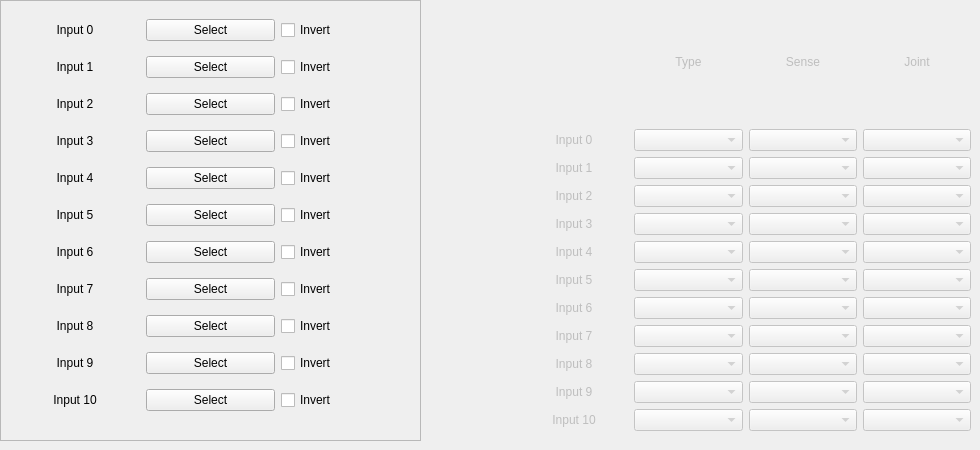
      <widget class="QWidget" name="inputs">
       <attribute name="title">
        <string>Inputs</string>
       </attribute>
       <widget class="QWidget" name="widget" native="true">
        <property name="enabled">
         <bool>false</bool>
        </property>
        <property name="geometry">
         <rect>
          <x>520</x>
          <y>0</y>
          <width>451</width>
          <height>431</height>
         </rect>
        </property>
        <layout class="QGridLayout" name="gridLayout_55">
         <item row="7" column="0">
          <widget class="QLabel" name="label_17">
           <property name="text">
            <string>Input 6</string>
           </property>
           <property name="alignment">
            <set>Qt::AlignCenter</set>
           </property>
          </widget>
         </item>
         <item row="1" column="3">
          <widget class="QComboBox" name="inputJoint_0"/>
         </item>
         <item row="5" column="0">
          <widget class="QLabel" name="label_15">
           <property name="text">
            <string>Input 4</string>
           </property>
           <property name="alignment">
            <set>Qt::AlignCenter</set>
           </property>
          </widget>
         </item>
         <item row="4" column="3">
          <widget class="QComboBox" name="inputJoint_3"/>
         </item>
         <item row="7" column="1">
          <widget class="QComboBox" name="input_6"/>
         </item>
         <item row="6" column="3">
          <widget class="QComboBox" name="inputJoint_5"/>
         </item>
         <item row="8" column="1">
          <widget class="QComboBox" name="input_7"/>
         </item>
         <item row="6" column="0">
          <widget class="QLabel" name="label_16">
           <property name="text">
            <string>Input 5</string>
           </property>
           <property name="alignment">
            <set>Qt::AlignCenter</set>
           </property>
          </widget>
         </item>
         <item row="8" column="3">
          <widget class="QComboBox" name="inputJoint_7"/>
         </item>
         <item row="10" column="0">
          <widget class="QLabel" name="label_20">
           <property name="text">
            <string>Input 9</string>
           </property>
           <property name="alignment">
            <set>Qt::AlignCenter</set>
           </property>
          </widget>
         </item>
         <item row="10" column="3">
          <widget class="QComboBox" name="inputJoint_9"/>
         </item>
         <item row="9" column="1">
          <widget class="QComboBox" name="input_8"/>
         </item>
         <item row="10" column="1">
          <widget class="QComboBox" name="input_9"/>
         </item>
         <item row="2" column="3">
          <widget class="QComboBox" name="inputJoint_1"/>
         </item>
         <item row="1" column="1">
          <widget class="QComboBox" name="input_0"/>
         </item>
         <item row="11" column="0">
          <widget class="QLabel" name="label_21">
           <property name="text">
            <string>Input 10</string>
           </property>
           <property name="alignment">
            <set>Qt::AlignCenter</set>
           </property>
          </widget>
         </item>
         <item row="3" column="3">
          <widget class="QComboBox" name="inputJoint_2"/>
         </item>
         <item row="3" column="1">
          <widget class="QComboBox" name="input_2"/>
         </item>
         <item row="5" column="1">
          <widget class="QComboBox" name="input_4"/>
         </item>
         <item row="4" column="1">
          <widget class="QComboBox" name="input_3"/>
         </item>
         <item row="7" column="3">
          <widget class="QComboBox" name="inputJoint_6"/>
         </item>
         <item row="1" column="0">
          <widget class="QLabel" name="label_11">
           <property name="text">
            <string>Input 0</string>
           </property>
           <property name="alignment">
            <set>Qt::AlignCenter</set>
           </property>
          </widget>
         </item>
         <item row="5" column="3">
          <widget class="QComboBox" name="inputJoint_4"/>
         </item>
         <item row="2" column="1">
          <widget class="QComboBox" name="input_1"/>
         </item>
         <item row="8" column="0">
          <widget class="QLabel" name="label_18">
           <property name="text">
            <string>Input 7</string>
           </property>
           <property name="alignment">
            <set>Qt::AlignCenter</set>
           </property>
          </widget>
         </item>
         <item row="4" column="0">
          <widget class="QLabel" name="label_14">
           <property name="text">
            <string>Input 3</string>
           </property>
           <property name="alignment">
            <set>Qt::AlignCenter</set>
           </property>
          </widget>
         </item>
         <item row="11" column="1">
          <widget class="QComboBox" name="input_10"/>
         </item>
         <item row="0" column="1">
          <widget class="QLabel" name="label_28">
           <property name="text">
            <string>Type</string>
           </property>
           <property name="alignment">
            <set>Qt::AlignCenter</set>
           </property>
          </widget>
         </item>
         <item row="9" column="3">
          <widget class="QComboBox" name="inputJoint_8"/>
         </item>
         <item row="2" column="0">
          <widget class="QLabel" name="label_12">
           <property name="text">
            <string>Input 1</string>
           </property>
           <property name="alignment">
            <set>Qt::AlignCenter</set>
           </property>
          </widget>
         </item>
         <item row="11" column="3">
          <widget class="QComboBox" name="inputJoint_10"/>
         </item>
         <item row="3" column="0">
          <widget class="QLabel" name="label_13">
           <property name="text">
            <string>Input 2</string>
           </property>
           <property name="alignment">
            <set>Qt::AlignCenter</set>
           </property>
          </widget>
         </item>
         <item row="9" column="0">
          <widget class="QLabel" name="label_19">
           <property name="text">
            <string>Input 8</string>
           </property>
           <property name="alignment">
            <set>Qt::AlignCenter</set>
           </property>
          </widget>
         </item>
         <item row="6" column="1">
          <widget class="QComboBox" name="input_5"/>
         </item>
         <item row="0" column="3">
          <widget class="QLabel" name="label_29">
           <property name="text">
            <string>Joint</string>
           </property>
           <property name="alignment">
            <set>Qt::AlignCenter</set>
           </property>
          </widget>
         </item>
         <item row="0" column="2">
          <widget class="QLabel" name="label_358">
           <property name="text">
            <string>Sense</string>
           </property>
           <property name="alignment">
            <set>Qt::AlignCenter</set>
           </property>
          </widget>
         </item>
         <item row="1" column="2">
          <widget class="QComboBox" name="inputInvert_0"/>
         </item>
         <item row="2" column="2">
          <widget class="QComboBox" name="inputInvert_1"/>
         </item>
         <item row="3" column="2">
          <widget class="QComboBox" name="inputInvert_2"/>
         </item>
         <item row="4" column="2">
          <widget class="QComboBox" name="inputInvert_3"/>
         </item>
         <item row="5" column="2">
          <widget class="QComboBox" name="inputInvert_4"/>
         </item>
         <item row="6" column="2">
          <widget class="QComboBox" name="inputInvert_5"/>
         </item>
         <item row="7" column="2">
          <widget class="QComboBox" name="inputInvert_6"/>
         </item>
         <item row="8" column="2">
          <widget class="QComboBox" name="inputInvert_7"/>
         </item>
         <item row="9" column="2">
          <widget class="QComboBox" name="inputInvert_8"/>
         </item>
         <item row="10" column="2">
          <widget class="QComboBox" name="inputInvert_9"/>
         </item>
         <item row="11" column="2">
          <widget class="QComboBox" name="inputInvert_10"/>
         </item>
        </layout>
       </widget>
       <widget class="QFrame" name="frame">
        <property name="geometry">
         <rect>
          <x>0</x>
          <y>0</y>
          <width>421</width>
          <height>441</height>
         </rect>
        </property>
        <property name="frameShape">
         <enum>QFrame::StyledPanel</enum>
        </property>
        <property name="frameShadow">
         <enum>QFrame::Raised</enum>
        </property>
        <layout class="QGridLayout" name="gridLayout_105">
         <item row="0" column="2">
          <widget class="QCheckBox" name="inputInvertCb_0">
           <property name="text">
            <string>Invert</string>
           </property>
          </widget>
         </item>
         <item row="0" column="1">
          <widget class="QPushButton" name="inputPB_0">
           <property name="text">
            <string>Select</string>
           </property>
          </widget>
         </item>
         <item row="1" column="1">
          <widget class="QPushButton" name="inputPB_1">
           <property name="text">
            <string>Select</string>
           </property>
          </widget>
         </item>
         <item row="3" column="0">
          <widget class="QLabel" name="label_472">
           <property name="text">
            <string>Input 3</string>
           </property>
           <property name="alignment">
            <set>Qt::AlignCenter</set>
           </property>
          </widget>
         </item>
         <item row="4" column="0">
          <widget class="QLabel" name="label_478">
           <property name="text">
            <string>Input 4</string>
           </property>
           <property name="alignment">
            <set>Qt::AlignCenter</set>
           </property>
          </widget>
         </item>
         <item row="5" column="0">
          <widget class="QLabel" name="label_474">
           <property name="text">
            <string>Input 5</string>
           </property>
           <property name="alignment">
            <set>Qt::AlignCenter</set>
           </property>
          </widget>
         </item>
         <item row="6" column="0">
          <widget class="QLabel" name="label_479">
           <property name="text">
            <string>Input 6</string>
           </property>
           <property name="alignment">
            <set>Qt::AlignCenter</set>
           </property>
          </widget>
         </item>
         <item row="7" column="0">
          <widget class="QLabel" name="label_471">
           <property name="text">
            <string>Input 7</string>
           </property>
           <property name="alignment">
            <set>Qt::AlignCenter</set>
           </property>
          </widget>
         </item>
         <item row="8" column="0">
          <widget class="QLabel" name="label_475">
           <property name="text">
            <string>Input 8</string>
           </property>
           <property name="alignment">
            <set>Qt::AlignCenter</set>
           </property>
          </widget>
         </item>
         <item row="9" column="0">
          <widget class="QLabel" name="label_480">
           <property name="text">
            <string>Input 9</string>
           </property>
           <property name="alignment">
            <set>Qt::AlignCenter</set>
           </property>
          </widget>
         </item>
         <item row="10" column="0">
          <widget class="QLabel" name="label_476">
           <property name="text">
            <string>Input 10</string>
           </property>
           <property name="alignment">
            <set>Qt::AlignCenter</set>
           </property>
          </widget>
         </item>
         <item row="2" column="1">
          <widget class="QPushButton" name="inputPB_2">
           <property name="text">
            <string>Select</string>
           </property>
          </widget>
         </item>
         <item row="1" column="0">
          <widget class="QLabel" name="label_470">
           <property name="text">
            <string>Input 1</string>
           </property>
           <property name="alignment">
            <set>Qt::AlignCenter</set>
           </property>
          </widget>
         </item>
         <item row="2" column="0">
          <widget class="QLabel" name="label_477">
           <property name="text">
            <string>Input 2</string>
           </property>
           <property name="alignment">
            <set>Qt::AlignCenter</set>
           </property>
          </widget>
         </item>
         <item row="0" column="0">
          <widget class="QLabel" name="label_473">
           <property name="text">
            <string>Input 0</string>
           </property>
           <property name="alignment">
            <set>Qt::AlignCenter</set>
           </property>
          </widget>
         </item>
         <item row="9" column="1">
          <widget class="QPushButton" name="inputPB_9">
           <property name="text">
            <string>Select</string>
           </property>
          </widget>
         </item>
         <item row="6" column="1">
          <widget class="QPushButton" name="inputPB_6">
           <property name="text">
            <string>Select</string>
           </property>
          </widget>
         </item>
         <item row="4" column="1">
          <widget class="QPushButton" name="inputPB_4">
           <property name="text">
            <string>Select</string>
           </property>
          </widget>
         </item>
         <item row="3" column="1">
          <widget class="QPushButton" name="inputPB_3">
           <property name="text">
            <string>Select</string>
           </property>
          </widget>
         </item>
         <item row="8" column="1">
          <widget class="QPushButton" name="inputPB_8">
           <property name="text">
            <string>Select</string>
           </property>
          </widget>
         </item>
         <item row="7" column="1">
          <widget class="QPushButton" name="inputPB_7">
           <property name="text">
            <string>Select</string>
           </property>
          </widget>
         </item>
         <item row="5" column="1">
          <widget class="QPushButton" name="inputPB_5">
           <property name="text">
            <string>Select</string>
           </property>
          </widget>
         </item>
         <item row="10" column="1">
          <widget class="QPushButton" name="inputPB_10">
           <property name="text">
            <string>Select</string>
           </property>
          </widget>
         </item>
         <item row="1" column="2">
          <widget class="QCheckBox" name="inputInvertCb_1">
           <property name="text">
            <string>Invert</string>
           </property>
          </widget>
         </item>
         <item row="2" column="2">
          <widget class="QCheckBox" name="inputInvertCb_2">
           <property name="text">
            <string>Invert</string>
           </property>
          </widget>
         </item>
         <item row="3" column="2">
          <widget class="QCheckBox" name="inputInvertCb_3">
           <property name="text">
            <string>Invert</string>
           </property>
          </widget>
         </item>
         <item row="4" column="2">
          <widget class="QCheckBox" name="inputInvertCb_4">
           <property name="text">
            <string>Invert</string>
           </property>
          </widget>
         </item>
         <item row="5" column="2">
          <widget class="QCheckBox" name="inputInvertCb_5">
           <property name="text">
            <string>Invert</string>
           </property>
          </widget>
         </item>
         <item row="6" column="2">
          <widget class="QCheckBox" name="inputInvertCb_6">
           <property name="text">
            <string>Invert</string>
           </property>
          </widget>
         </item>
         <item row="7" column="2">
          <widget class="QCheckBox" name="inputInvertCb_7">
           <property name="text">
            <string>Invert</string>
           </property>
          </widget>
         </item>
         <item row="8" column="2">
          <widget class="QCheckBox" name="inputInvertCb_8">
           <property name="text">
            <string>Invert</string>
           </property>
          </widget>
         </item>
         <item row="9" column="2">
          <widget class="QCheckBox" name="inputInvertCb_9">
           <property name="text">
            <string>Invert</string>
           </property>
          </widget>
         </item>
         <item row="10" column="2">
          <widget class="QCheckBox" name="inputInvertCb_10">
           <property name="text">
            <string>Invert</string>
           </property>
          </widget>
         </item>
        </layout>
       </widget>
      </widget>
